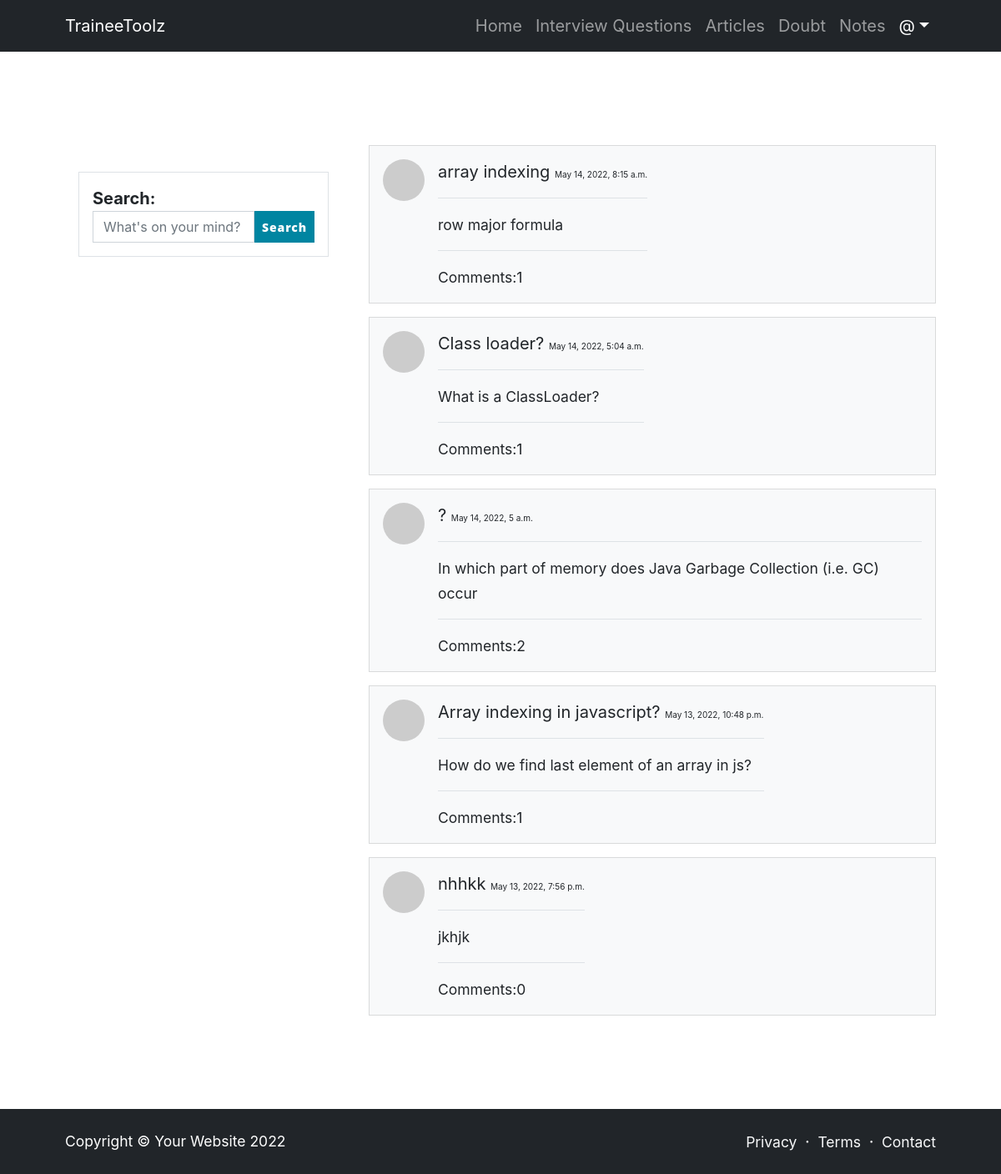
Screenshot of /doubt/allDoubts with the database file from the repository.
### doubt/models.py (models this page shows, shortened)
class Doubt(models.Model):
    heading = models.CharField(max_length=200,blank=True,null=True)
    ques = models.TextField()
    meta = models.CharField(max_length=100, blank=True , null=True)
    user = models.ForeignKey(User , on_delete=models.CASCADE)
    date = models.DateTimeField(auto_now_add=True , null=True , blank=True)
    comments = models.ManyToManyField('Comment' , blank=True , related_name="comments")
    category = models.ForeignKey(Category , on_delete=models.CASCADE, null=True , blank=True )

### doubt/views.py (the view)
# urls.py: path('allDoubts', views.allDoubts , name='allDoubts'),
def allDoubts(request):
    doubts = Doubt.objects.all().order_by('-date')
    params = {
        'doubts':doubts,
    }
    return render(request,'doubt/allDoubts.html', params )

### templates/doubt/allDoubts.html (shortened to what this page needs)
<!DOCTYPE html>
<html lang="en">
    <head>
        <link href="https://cdn.jsdelivr.net/npm/bootstrap-icons@1.5.0/font/bootstrap-icons.css" rel="stylesheet" />
    </head>
    <body class="d-flex flex-column">
        <main class="flex-shrink-0">
            <nav class="navbar navbar-expand-lg navbar-dark bg-dark">
                <div class="container px-5">
                    <a class="navbar-brand" href="{% url 'index' %}">TraineeToolz</a>
                    <div class="collapse navbar-collapse" id="navbarSupportedContent">
                        <ul class="navbar-nav ms-auto mb-2 mb-lg-0">
                            <li class="nav-item"><a class="nav-link" href="{% url 'index' %}">Home</a></li>
                            <li class="nav-item"><a class="nav-link" href="{% url 'questionIndex' %}">Interview Questions</a></li>
                            <li class="nav-item"><a class="nav-link" href="{% url 'articles' %}">Articles</a></li>
                            <li class="nav-item"><a class="nav-link" href="{% url 'doubtIndex' %}">Doubt</a></li>
                            <li class="nav-item"><a class="nav-link" href="{% url 'notesMainPage' %}">Notes</a></li>
                            <li class="nav-item dropdown">
                                <a class="nav-link dropdown-toggle text-white" id="navbarDropdownPortfolio" href="#" role="button" data-bs-toggle="dropdown" aria-expanded="false">@{{user.username}}</a>
                            </li>
                        </ul>
                    </div>
                </div>
            </nav>
            <section class="py-5">
                <div class="container px-5 my-5">
                    <div class="row gx-5">
                        <div class="col-lg-4 col-sm-12">
                            <div class="d-flex align-items-center mt-lg-5 mb-4">
                                <div class="ms-3 border p-3">
                                    <div class="fw-bold">Search:</div>
                                    <form action="{% url 'searchDoubt' %}" method="POST"> {% csrf_token%}
                                    <div class="d-flex">
                                        <input type="text" placeholder="What's on your mind?" name='text' class="form-control" />
                                        <button class="btn btn-sm btn-primary">Search</button>
                                    </div>
                                        </form>
                                </div>
                            </div>
                        </div>
                        <div class="col-lg-8 col-sm-12">
                            <section>
                                {% for i in doubts%}
                                <a href="{% url 'doubt' i.id%}">
                                <div class="card bg-light my-3">
                                    <div class="card-body">
                                        <div class="d-flex">
                                            <div class="flex-shrink-0"><img class="rounded-circle" src="https://dummyimage.com/50x50/ced4da/6c757d.jpg" alt="..." /></div>
                                            <div class="ms-3">
                                                {{i.heading}}
                                                <span class="" style="font-size:10px;">{{i.date}}</span>
                                                <hr>
                                                <small>{{i.meta}}</small>
                                                <hr>
                                                <small>Comments:{{i.comments.count}}</small>
                                            </div>
                                        </div>
                                    </div>
                                </div>
                                </a>
                                {% endfor%}
                            </section>
                        </div>
                    </div>
                </div>
            </section>
        </main>
        <footer class="bg-dark py-4 mt-auto">
            <div class="container px-5">
                <div class="row align-items-center justify-content-between flex-column flex-sm-row">
                    <div class="col-auto"><div class="small m-0 text-white">Copyright &copy; Your Website 2022</div></div>
                    <div class="col-auto">
                        <a class="link-light small" href="#!">Privacy</a>
                        <span class="text-white mx-1">&middot;</span>
                        <a class="link-light small" href="#!">Terms</a>
                        <span class="text-white mx-1">&middot;</span>
                        <a class="link-light small" href="#!">Contact</a>
                    </div>
                </div>
            </div>
        </footer>
    </body>
</html>

### rows the page displays
Doubt: heading "array indexing", date "May 14, 2022, 8:15 a.m.", meta "row major formula", comments.count "1"
Doubt: heading "Class loader?", date "May 14, 2022, 5:04 a.m.", meta "What is a ClassLoader?", comments.count "1"
Doubt: heading "?", date "May 14, 2022, 5 a.m.", meta "In which part of memory does Java Garbage Collection (i.e. GC) occur", comments.count "2"
Doubt: heading "Array indexing in javascript?", date "May 13, 2022, 10:48 p.m.", meta "How do we find last element of an array in js?", comments.count "1"
Doubt: heading "nhhkk", date "May 13, 2022, 7:56 p.m.", meta "jkhjk", comments.count "0"
